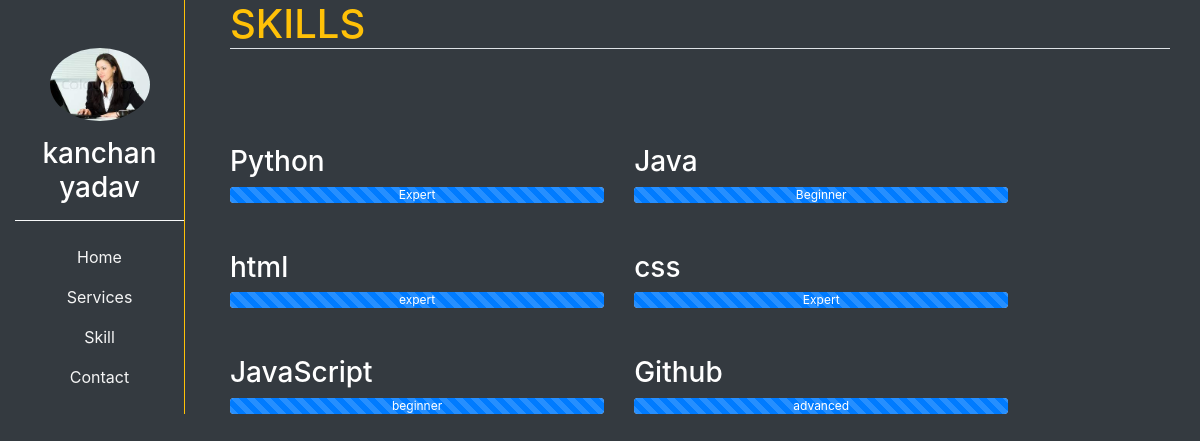
Page /education/skill/ on the committed database.
### education/models.py (models this page shows)
class Skill(models.Model):
    skill_name = models.CharField(max_length=100)
    level = models.CharField(max_length=100)

### education/views.py (the view)
# urls.py: path('skill/', views.skill, name='skill')
def skill(request):
    context = Skill.objects.all()
    return render(request, 'education/skill.html', {"context":context})

### education/templates/education/skill.html
{% extends 'core/base.html' %}
{% block content %}
<div class="container">
    <h1 class="text-warning mb-5 border-bottom">SKILLS</h1>
    <div class="row text-white">
       {% for skill in context  %}
       <div class="col-sm-5 col-md-5">
        <h3 class="mt-5">{{skill.skill_name}}</h3>
        <div class="progress">
            <div class="progress-bar progress-bar-striped bg-succes" role="progressbar" style="width: 100%"
                aria-valuenow="100" aria-valuemin="0" aria-valuemax="100">{{skill.level}}</div>
        </div>
        </div>
       {% endfor %}
    </div>
</div>
    {% endblock content %}

### core/templates/core/base.html (shortened to what this page needs)
{% load static %}
<!DOCTYPE html>
<html lang="en">
<head>
    <link rel="stylesheet" href="https://cdnjs.cloudflare.com/ajax/libs/twitter-bootstrap/4.6.0/css/bootstrap.min.css">
    <link rel="stylesheet" href="https://cdnjs.cloudflare.com/ajax/libs/font-awesome/5.15.4/css/all.min.css">
    <link rel="stylesheet" href="{% static 'core/css/bootstrap.css'%}">
    <link rel="stylesheet" href="{% static 'core/css/all.min.css'%}">
    {% block corecss %}
    <link rel="stylesheet" href="{% static 'core/css/core.css'%}">
    {% endblock corecss %}
</head>
<body>
    <div class="container-fluid bg-dark">
        <div class="row">
            <div class="col-sm-2">
                {%  include 'core/sidebar.html'%}
            </div>
            <div class="col-sm-10">
                {% block content %}
                {% endblock content %}
            </div>
        </div>
    </div>
</body>
</html>

### core/templates/core/sidebar.html
       {% load static %}
<div class="border-right border-warning h-100">
<div class="text-center">
<img src="{% static 'core/images/download.jpg' %}" alt="ProfilePic"
class="img-fluid rounded-circle mt-5" width="100px" height="100px">
<h3 class="text-white mt-3">kanchan yadav</h3>
</div>
<hr class="border-light">
<nav class="nav flex-column text-center">
<a href="{% url 'home' %}" class="nav-link {{home}}">Home</a>
<a href="{% url 'services' %}" class="nav-link {{service}}">Services</a>
<a href="{% url 'skill' %}" class="nav-link {{skill}}">Skill</a>
<a href="{% url 'contact' %}" class="nav-link {{contact}}">Contact</a>
</nav>
</div>

### core/static/core/css/core.css (style rules this page uses)
html,body { height: 100%; }
.container-fluid { min-height: 100%; }
.nav-link { color: whitesmoke; }

### rows in the picture
Skill: skill_name "Python", level "Expert"
Skill: skill_name "Java", level "Beginner"
Skill: skill_name "html", level "expert"
Skill: skill_name "css", level "Expert"
Skill: skill_name "JavaScript", level "beginner"
Skill: skill_name "Github", level "advanced"
